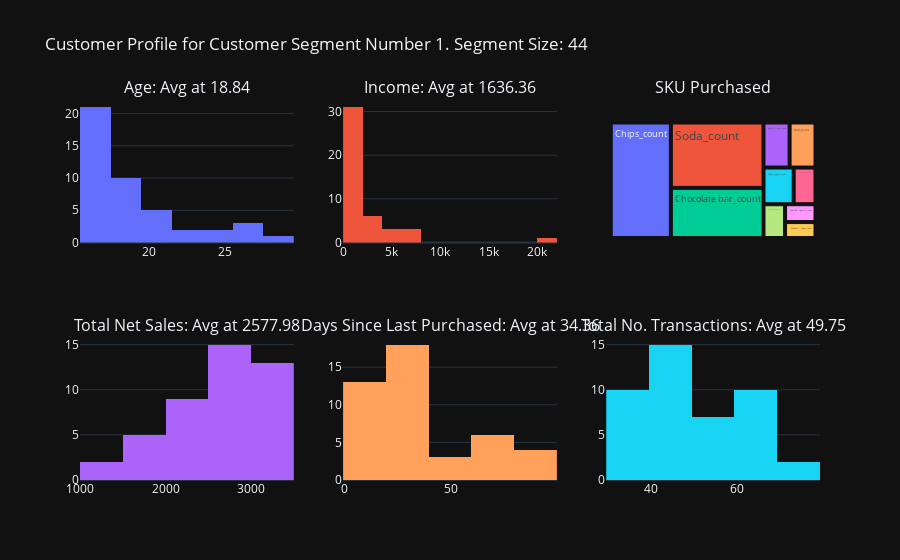

Notebook code for this chart:
### Markdown cell above
You might have realised - this is very similar to the Star segment we have identified from the RFM analysis!
- These are mostly working adults, with relatively high income
- Favorite SKUs are healthy food - Nuts, Greek Yogurt and Apple Slices
- High in Monetary, Frequency and Recency values

However, note that the segment size is significantly lower than our Star segment - it only has 18 customers. Can you think of potential reasons?

Can you create the same chart for the other 3 clusters created by the KMeans model?
Replace the 0 in the following cells with other cluster numbers, i.e., 1, 2, and 3. Press Shift+Enter

### Code cell
# For cluster 1 profile

# create_segment_profiling_chart(df_pred, 0)
create_segment_profiling_chart(df_pred, 1)

### Figure 1 — Plotly figure (JSON) as saved in the notebook; plotly's stock layout.template omitted (floating-point values rounded to 4 significant figures)
{"data": [{"showlegend": false, "x": [27, 16, 16, 16, 16, 18, 20, 27, 19, 24, 20, 28, 18, 17, 20, 19, 23, 17, 16, 16, 21, 16, 17, 25, 16, 18, 18, 16, 16, 17, 19, 18, 26, 16, 17, 16, 16, 16, 22, 16, 16, 19, 19, 20], "type": "histogram", "xaxis": "x", "yaxis": "y"}, {"showlegend": false, "x": [3000, 0, 0, 0, 0, 0, 0, 7000, 1000, 20000, 0, 7000, 0, 0, 2000, 2000, 7000, 0, 0, 0, 1000, 0, 0, 5000, 0, 0, 0, 0, 0, 0, 2000, 0, 3000, 0, 0, 0, 0, 0, 1000, 0, 0, 3000, 4000, 4000], "type": "histogram", "xaxis": "x2", "yaxis": "y2"}, {"labels": ["Greek yogurt_count", "Nuts_count", "Apple slices_count", "Chips_count", "Soda_count", "Chocolate bar_count", "Seasonal special_count", "Promotion item_count", "Lunchbox - Beef_count", "Lunchbox - Vegan_count"], "parents": ["", "", "", "", "", "", "", "", "", ""], "values": [263, 277, 279, 1649, 1437, 1103, 129, 173, 190, 115], "type": "treemap", "domain": {"x": [0.7111, 1.0], "y": [0.625, 1.0]}}, {"showlegend": false, "x": [1703.0, 1388.0, 3237.0, 1954.0, 1523.0, 2599.0, 1563.0, 2041.0, 2079.0, 3302.0, 3423.0, 3079.0, 2117.0, 2675.0, 1429.0, 2538.0, 2970.0, 3312.0, 3474.0, 3168.0, 2679.0, 2309.0, 2799.0, 3121.0, 2726.0, 2569.0, 1785.0, 3399.0, 2451.0, 3193.0, 3026.0, 2009.0, 2534.0, 2955.0, 2636.0, 2811.0, 2055.0, 2174.0, 3033.0, 2668.0, 2536.0, 3287.0, 2216.0, 2887.0], "type": "histogram", "xaxis": "x3", "yaxis": "y3"}, {"showlegend": false, "x": [24, 37, 15, 28, 70, 80, 78, 20, 4, 29, 27, 27, 54, 20, 76, 85, 8, 21, 8, 22, 13, 60, 85, 2, 85, 39, 6, 28, 32, 62, 26, 31, 52, 6, 61, 6, 22, 45, 38, 12, 11, 17, 25, 15], "type": "histogram", "xaxis": "x4", "yaxis": "y4"}, {"showlegend": false, "x": [34, 33, 70, 39, 35, 57, 34, 41, 40, 67, 62, 62, 43, 44, 32, 48, 67, 76, 69, 67, 61, 45, 62, 62, 48, 59, 36, 63, 55, 48, 50, 39, 41, 48, 44, 56, 40, 41, 57, 43, 42, 56, 35, 38], "type": "histogram", "xaxis": "x5", "yaxis": "y5"}], "layout": {"xaxis": {"anchor": "y", "domain": [0.0, 0.2889]}, "yaxis": {"anchor": "x", "domain": [0.625, 1.0]}, "xaxis2": {"anchor": "y2", "domain": [0.3556, 0.6444]}, "yaxis2": {"anchor": "x2", "domain": [0.625, 1.0]}, "xaxis3": {"anchor": "y3", "domain": [0.0, 0.2889]}, "yaxis3": {"anchor": "x3", "domain": [0.0, 0.375]}, "xaxis4": {"anchor": "y4", "domain": [0.3556, 0.6444]}, "yaxis4": {"anchor": "x4", "domain": [0.0, 0.375]}, "xaxis5": {"anchor": "y5", "domain": [0.7111, 1.0]}, "yaxis5": {"anchor": "x5", "domain": [0.0, 0.375]}, "annotations": [{"font": {"size": 16}, "showarrow": false, "text": "Age: Avg at 18.84", "x": 0.1444, "xanchor": "center", "xref": "paper", "y": 1.0, "yanchor": "bottom", "yref": "paper"}, {"font": {"size": 16}, "showarrow": false, "text": "Income: Avg at 1636.36", "x": 0.5, "xanchor": "center", "xref": "paper", "y": 1.0, "yanchor": "bottom", "yref": "paper"}, {"font": {"size": 16}, "showarrow": false, "text": "SKU Purchased", "x": 0.8556, "xanchor": "center", "xref": "paper", "y": 1.0, "yanchor": "bottom", "yref": "paper"}, {"font": {"size": 16}, "showarrow": false, "text": "Total Net Sales: Avg at 2577.98", "x": 0.1444, "xanchor": "center", "xref": "paper", "y": 0.375, "yanchor": "bottom", "yref": "paper"}, {"font": {"size": 16}, "showarrow": false, "text": "Days Since Last Purchased: Avg at 34.36", "x": 0.5, "xanchor": "center", "xref": "paper", "y": 0.375, "yanchor": "bottom", "yref": "paper"}, {"font": {"size": 16}, "showarrow": false, "text": "Total No. Transactions: Avg at 49.75", "x": 0.8556, "xanchor": "center", "xref": "paper", "y": 0.375, "yanchor": "bottom", "yref": "paper"}], "title": {"text": "Customer Profile for Customer Segment Number 1. Segment Size: 44"}}}
